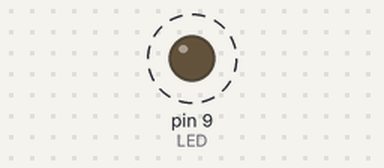
Simulated run of this sketch. Board: Arduino Uno, built with avr-gcc and run on an emulated ATmega328P. Parts: output pins drawn as LEDs (lit = HIGH). Dashed ring = blinking.

Above: at 0.5 s.
Timing chart, 0 to 4.6 s (numbered marks = the images above):
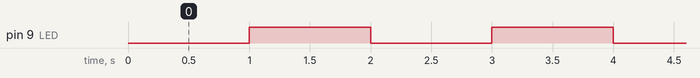

Measured:
- by itself, pin 9 (LED): alternates HIGH for 1.0 s and LOW for 1.0 s

The sketch:

blink.ino
```cpp
#define LED 9

void setup() {
  pinMode(LED, OUTPUT);
  digitalWrite(LED, LOW);
}

void loop() {
  delay(1000);
  digitalWrite(LED, HIGH);
  delay(1000);
  digitalWrite(LED, LOW);
}
```
